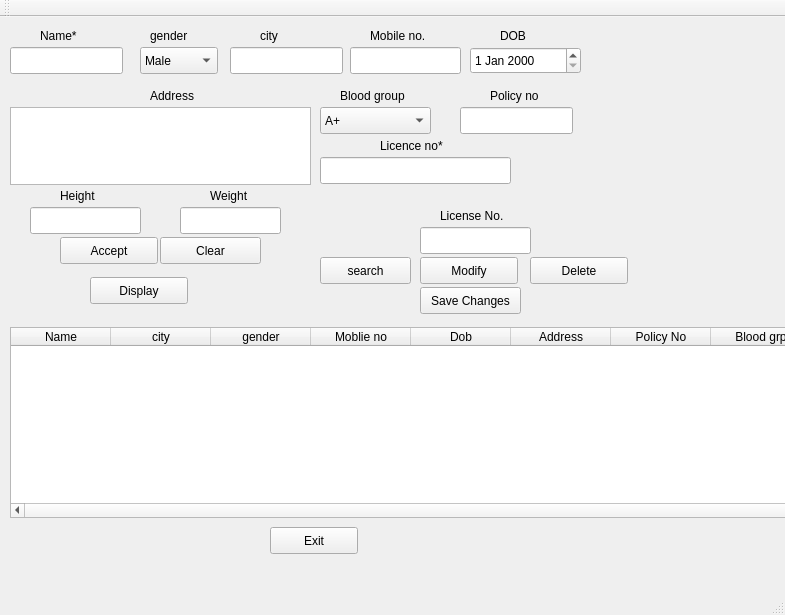
<?xml version="1.0" encoding="UTF-8"?>
<ui version="4.0">
 <class>MainWindow</class>
 <widget class="QMainWindow" name="MainWindow">
  <property name="geometry">
   <rect>
    <x>0</x>
    <y>0</y>
    <width>785</width>
    <height>615</height>
   </rect>
  </property>
  <property name="windowTitle">
   <string>MainWindow</string>
  </property>
  <widget class="QWidget" name="centralWidget">
   <widget class="QLabel" name="label_2">
    <property name="geometry">
     <rect>
      <x>500</x>
      <y>10</y>
      <width>31</width>
      <height>17</height>
     </rect>
    </property>
    <property name="text">
     <string>DOB</string>
    </property>
   </widget>
   <widget class="QLineEdit" name="mob">
    <property name="geometry">
     <rect>
      <x>350</x>
      <y>30</y>
      <width>111</width>
      <height>27</height>
     </rect>
    </property>
   </widget>
   <widget class="QTableWidget" name="tableWidget">
    <property name="geometry">
     <rect>
      <x>10</x>
      <y>310</y>
      <width>991</width>
      <height>191</height>
     </rect>
    </property>
    <column>
     <property name="text">
      <string>Name</string>
     </property>
    </column>
    <column>
     <property name="text">
      <string>city</string>
     </property>
    </column>
    <column>
     <property name="text">
      <string>gender</string>
     </property>
    </column>
    <column>
     <property name="text">
      <string>Moblie no</string>
     </property>
    </column>
    <column>
     <property name="text">
      <string>Dob</string>
     </property>
    </column>
    <column>
     <property name="text">
      <string>Address</string>
     </property>
    </column>
    <column>
     <property name="text">
      <string>Policy No</string>
     </property>
    </column>
    <column>
     <property name="text">
      <string>Blood grp</string>
     </property>
    </column>
    <column>
     <property name="text">
      <string>Licence no</string>
     </property>
    </column>
    <column>
     <property name="text">
      <string>height</string>
     </property>
    </column>
    <column>
     <property name="text">
      <string>Weight</string>
     </property>
    </column>
   </widget>
   <widget class="QLineEdit" name="key">
    <property name="geometry">
     <rect>
      <x>420</x>
      <y>210</y>
      <width>111</width>
      <height>27</height>
     </rect>
    </property>
    <property name="text">
     <string/>
    </property>
   </widget>
   <widget class="QPushButton" name="del">
    <property name="geometry">
     <rect>
      <x>530</x>
      <y>240</y>
      <width>98</width>
      <height>27</height>
     </rect>
    </property>
    <property name="text">
     <string>Delete</string>
    </property>
   </widget>
   <widget class="QLineEdit" name="policy">
    <property name="geometry">
     <rect>
      <x>460</x>
      <y>90</y>
      <width>113</width>
      <height>27</height>
     </rect>
    </property>
   </widget>
   <widget class="QLabel" name="label_9">
    <property name="geometry">
     <rect>
      <x>340</x>
      <y>70</y>
      <width>91</width>
      <height>17</height>
     </rect>
    </property>
    <property name="text">
     <string>Blood group</string>
    </property>
   </widget>
   <widget class="QLineEdit" name="lc">
    <property name="geometry">
     <rect>
      <x>320</x>
      <y>140</y>
      <width>191</width>
      <height>27</height>
     </rect>
    </property>
   </widget>
   <widget class="QPushButton" name="search">
    <property name="geometry">
     <rect>
      <x>320</x>
      <y>240</y>
      <width>91</width>
      <height>27</height>
     </rect>
    </property>
    <property name="text">
     <string>search</string>
    </property>
   </widget>
   <widget class="QLabel" name="label_4">
    <property name="geometry">
     <rect>
      <x>260</x>
      <y>10</y>
      <width>31</width>
      <height>17</height>
     </rect>
    </property>
    <property name="text">
     <string>city</string>
    </property>
   </widget>
   <widget class="QLineEdit" name="city">
    <property name="geometry">
     <rect>
      <x>230</x>
      <y>30</y>
      <width>113</width>
      <height>27</height>
     </rect>
    </property>
   </widget>
   <widget class="QLabel" name="label_10">
    <property name="geometry">
     <rect>
      <x>60</x>
      <y>170</y>
      <width>66</width>
      <height>17</height>
     </rect>
    </property>
    <property name="text">
     <string>Height</string>
    </property>
   </widget>
   <widget class="QComboBox" name="gender">
    <property name="geometry">
     <rect>
      <x>140</x>
      <y>30</y>
      <width>78</width>
      <height>27</height>
     </rect>
    </property>
    <item>
     <property name="text">
      <string>Male</string>
     </property>
    </item>
    <item>
     <property name="text">
      <string>Female</string>
     </property>
    </item>
   </widget>
   <widget class="QTextEdit" name="address">
    <property name="geometry">
     <rect>
      <x>10</x>
      <y>90</y>
      <width>301</width>
      <height>78</height>
     </rect>
    </property>
   </widget>
   <widget class="QPushButton" name="pushButton">
    <property name="geometry">
     <rect>
      <x>420</x>
      <y>270</y>
      <width>101</width>
      <height>27</height>
     </rect>
    </property>
    <property name="text">
     <string>Save Changes</string>
    </property>
   </widget>
   <widget class="QPushButton" name="accept">
    <property name="geometry">
     <rect>
      <x>60</x>
      <y>220</y>
      <width>98</width>
      <height>27</height>
     </rect>
    </property>
    <property name="text">
     <string>Accept</string>
    </property>
   </widget>
   <widget class="QPushButton" name="display">
    <property name="geometry">
     <rect>
      <x>90</x>
      <y>260</y>
      <width>98</width>
      <height>27</height>
     </rect>
    </property>
    <property name="text">
     <string>Display</string>
    </property>
   </widget>
   <widget class="QLabel" name="label_11">
    <property name="geometry">
     <rect>
      <x>210</x>
      <y>170</y>
      <width>66</width>
      <height>17</height>
     </rect>
    </property>
    <property name="text">
     <string>Weight</string>
    </property>
   </widget>
   <widget class="QLabel" name="label_3">
    <property name="geometry">
     <rect>
      <x>150</x>
      <y>70</y>
      <width>61</width>
      <height>17</height>
     </rect>
    </property>
    <property name="text">
     <string>Address</string>
    </property>
   </widget>
   <widget class="QLineEdit" name="height">
    <property name="geometry">
     <rect>
      <x>30</x>
      <y>190</y>
      <width>111</width>
      <height>27</height>
     </rect>
    </property>
   </widget>
   <widget class="QLabel" name="label_5">
    <property name="geometry">
     <rect>
      <x>150</x>
      <y>10</y>
      <width>51</width>
      <height>17</height>
     </rect>
    </property>
    <property name="text">
     <string>gender</string>
    </property>
   </widget>
   <widget class="QLabel" name="label_6">
    <property name="geometry">
     <rect>
      <x>440</x>
      <y>190</y>
      <width>71</width>
      <height>17</height>
     </rect>
    </property>
    <property name="text">
     <string>License No.</string>
    </property>
   </widget>
   <widget class="QDateEdit" name="dateEdit">
    <property name="geometry">
     <rect>
      <x>470</x>
      <y>30</y>
      <width>111</width>
      <height>27</height>
     </rect>
    </property>
   </widget>
   <widget class="QComboBox" name="blood">
    <property name="geometry">
     <rect>
      <x>320</x>
      <y>90</y>
      <width>111</width>
      <height>27</height>
     </rect>
    </property>
    <item>
     <property name="text">
      <string>A+</string>
     </property>
    </item>
    <item>
     <property name="text">
      <string>B+</string>
     </property>
    </item>
    <item>
     <property name="text">
      <string>A-</string>
     </property>
    </item>
    <item>
     <property name="text">
      <string>B-</string>
     </property>
    </item>
    <item>
     <property name="text">
      <string>AB+</string>
     </property>
    </item>
    <item>
     <property name="text">
      <string>AB-</string>
     </property>
    </item>
    <item>
     <property name="text">
      <string>O+</string>
     </property>
    </item>
    <item>
     <property name="text">
      <string>O-</string>
     </property>
    </item>
   </widget>
   <widget class="QPushButton" name="clear">
    <property name="geometry">
     <rect>
      <x>160</x>
      <y>220</y>
      <width>101</width>
      <height>27</height>
     </rect>
    </property>
    <property name="text">
     <string>Clear</string>
    </property>
   </widget>
   <widget class="QLineEdit" name="name">
    <property name="geometry">
     <rect>
      <x>10</x>
      <y>30</y>
      <width>113</width>
      <height>27</height>
     </rect>
    </property>
   </widget>
   <widget class="QLabel" name="label_12">
    <property name="geometry">
     <rect>
      <x>380</x>
      <y>120</y>
      <width>81</width>
      <height>17</height>
     </rect>
    </property>
    <property name="text">
     <string>Licence no*</string>
    </property>
   </widget>
   <widget class="QLabel" name="label_7">
    <property name="geometry">
     <rect>
      <x>370</x>
      <y>10</y>
      <width>66</width>
      <height>17</height>
     </rect>
    </property>
    <property name="text">
     <string>Mobile no.</string>
    </property>
   </widget>
   <widget class="QPushButton" name="mod">
    <property name="geometry">
     <rect>
      <x>420</x>
      <y>240</y>
      <width>98</width>
      <height>27</height>
     </rect>
    </property>
    <property name="text">
     <string>Modify</string>
    </property>
   </widget>
   <widget class="QLineEdit" name="weight">
    <property name="geometry">
     <rect>
      <x>180</x>
      <y>190</y>
      <width>101</width>
      <height>27</height>
     </rect>
    </property>
   </widget>
   <widget class="QLabel" name="label_8">
    <property name="geometry">
     <rect>
      <x>490</x>
      <y>70</y>
      <width>66</width>
      <height>17</height>
     </rect>
    </property>
    <property name="text">
     <string>Policy no</string>
    </property>
   </widget>
   <widget class="QLabel" name="label">
    <property name="geometry">
     <rect>
      <x>40</x>
      <y>10</y>
      <width>66</width>
      <height>17</height>
     </rect>
    </property>
    <property name="text">
     <string>Name*</string>
    </property>
   </widget>
   <widget class="QPushButton" name="exit">
    <property name="geometry">
     <rect>
      <x>270</x>
      <y>510</y>
      <width>88</width>
      <height>27</height>
     </rect>
    </property>
    <property name="text">
     <string>Exit</string>
    </property>
   </widget>
  </widget>
  <widget class="QMenuBar" name="menuBar">
   <property name="geometry">
    <rect>
     <x>0</x>
     <y>0</y>
     <width>785</width>
     <height>24</height>
    </rect>
   </property>
  </widget>
  <widget class="QToolBar" name="mainToolBar">
   <attribute name="toolBarArea">
    <enum>TopToolBarArea</enum>
   </attribute>
   <attribute name="toolBarBreak">
    <bool>false</bool>
   </attribute>
  </widget>
  <widget class="QStatusBar" name="statusBar"/>
 </widget>
 <layoutdefault spacing="6" margin="11"/>
 <resources/>
 <connections/>
</ui>
